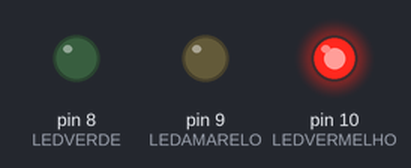
A sketch run on a simulated Arduino Uno, built with avr-gcc and run on an emulated ATmega328P. Parts: output pins drawn as LEDs (lit = HIGH).

Above: at 0.12 s.
At 5.2 s:
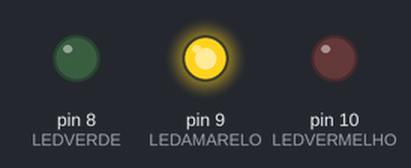
At 10.5 s:
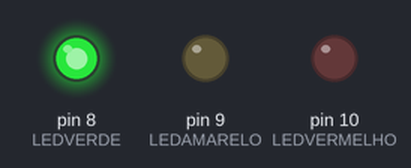
At 17.5 s:
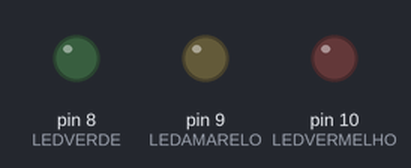
Timing chart, 0 to 23.4 s (numbered marks = the images above):
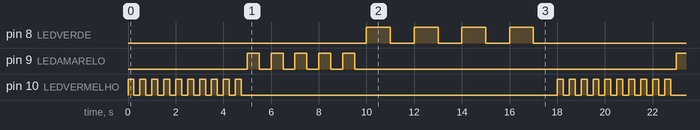

The sketch:

semaforo_codigo_c.ino
```cpp
// C++ code
//

#define LEDVERMELHO 10
#define LEDAMARELO 9
#define LEDVERDE 8
#define tempo1 250
#define tempo2 500
#define tempo3 1000


void setup()
{
  pinMode(LEDVERMELHO, OUTPUT);
  pinMode(LEDAMARELO, OUTPUT);
  pinMode(LEDVERDE, OUTPUT);
}

void loop()
{
  for(int x=0;x<10;x++){
  digitalWrite(LEDVERMELHO, HIGH);
  delay(tempo1);
  digitalWrite(LEDVERMELHO, LOW);
  delay(tempo1);
  }

  for(int x=0; x<5;x++){
  digitalWrite(LEDAMARELO, HIGH);
  delay(tempo2);
  digitalWrite(LEDAMARELO, LOW);
  delay(tempo2);
  }

  for(int x=0;x<4;x++){
  digitalWrite(LEDVERDE, HIGH);
  delay(tempo3);
  digitalWrite(LEDVERDE, LOW);
  delay(tempo3);
  }


}
```

Measured:
- by itself, pin 8 (LEDVERDE): repeats every 18.0 s: 3 × (LOW 1.0 s, HIGH 1.0 s), LOW 11.0 s, HIGH 1.0 s
- by itself, pin 9 (LEDAMARELO): repeats every 18.0 s: 4 × (LOW 0.50 s, HIGH 0.50 s), LOW 13.5 s, HIGH 0.50 s
- by itself, pin 10 (LEDVERMELHO): repeats every 18.0 s: 9 × (LOW 0.25 s, HIGH 0.25 s), LOW 13.3 s, HIGH 0.25 s
